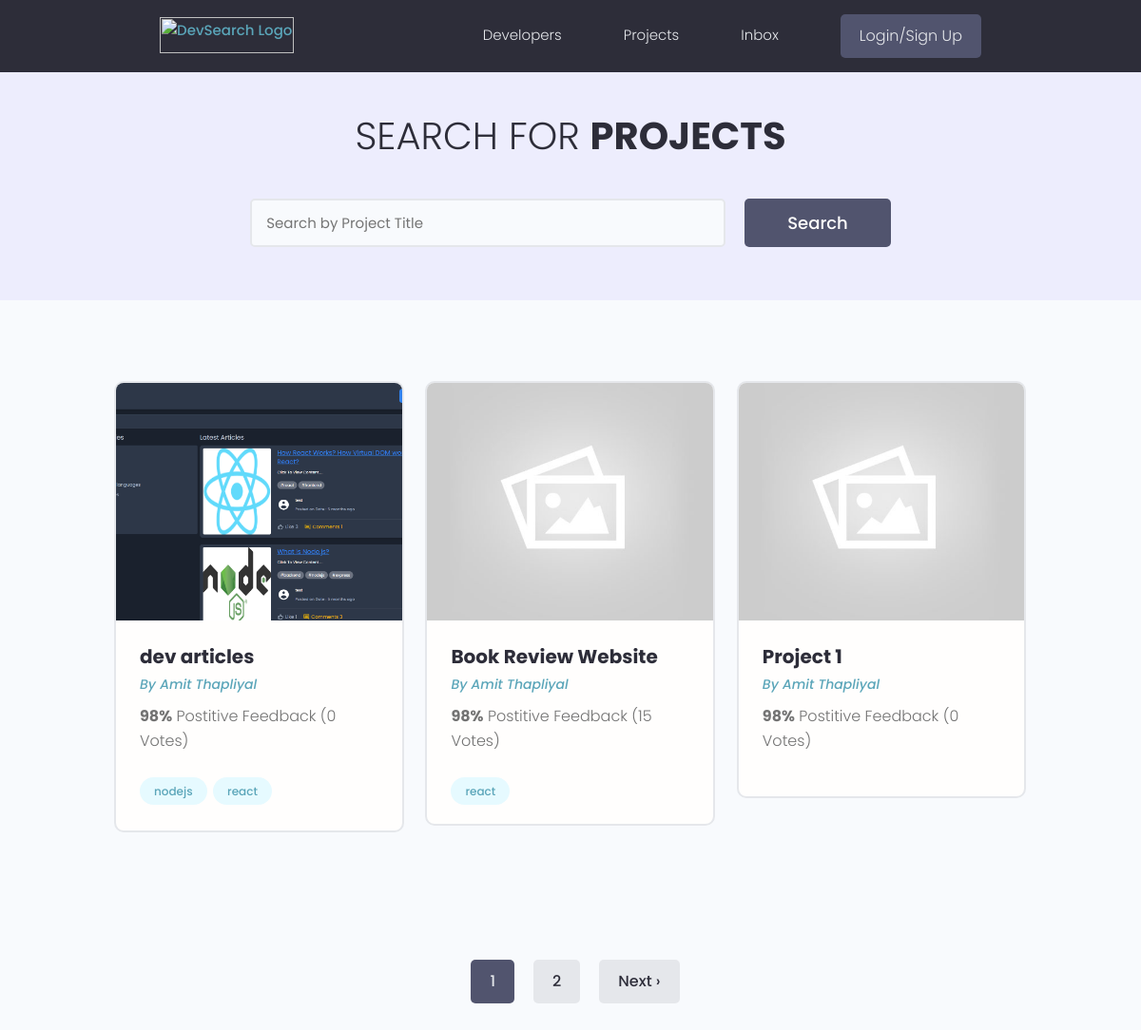
/projects/, run on the app's committed database.
### projects/models.py (models this page shows, shortened)
class Project(models.Model):
    owner = models.ForeignKey(Profile, null=True,blank=True, on_delete=models.CASCADE)
    project_uuid = models.UUIDField(default=uuid.uuid4,unique=True,primary_key=True,editable=False)
    title = models.CharField(max_length=500)
    description = models.TextField(null=True,blank=True)
    project_image = models.ImageField(null=True,blank=True,default='default.jpg')
    demo_link = models.CharField( max_length=1000,null=True,blank=True)
    source_link = models.CharField( max_length=1000,null=True,blank=True)
    tags = models.ManyToManyField('Tag', blank=True) # the quotes required as tag is defined below
    vote_total = models.IntegerField(default=0,null=True,blank=True)
    created = models.DateTimeField(auto_now_add=True)
    class Meta:
        ordering = ['created']

class Tag(models.Model):
    tag_uuid = models.UUIDField(default=uuid.uuid4,unique=True,primary_key=True,editable=False)
    name = models.CharField(max_length=1000)
    created = models.DateTimeField(auto_now_add=True)
    def __str__(self):
        return self.name

### users/models.py (models this page shows, shortened)
class Profile(models.Model):
    user = models.OneToOneField(User, on_delete=models.CASCADE,null=True,blank=True)
    name = models.CharField( max_length=500,blank=True,null=True)
    email = models.EmailField(max_length=500,blank=True,null=True)
    username = models.CharField( max_length=500,blank=True,null=True)
    location = models.CharField( max_length=500,blank=True,null=True)
    short_intro = models.CharField(max_length=200,blank=True,null=True)
    bio = models.TextField(blank=True,null=True)
    profile_image = models.ImageField(null=True,blank=True,upload_to='profiles/',default='profiles/user-default.png')
    social_github = models.CharField( max_length=500,blank=True,null=True)
    social_twitter = models.CharField( max_length=500,blank=True,null=True)
    social_linkedin = models.CharField( max_length=500,blank=True,null=True)
    other_socials = models.CharField( max_length=500,blank=True,null=True)
    profile_uuid = models.UUIDField(default=uuid.uuid4,unique=True,primary_key=True,editable=False)

### projects/views.py (the view)
# urls.py: path('projects/',include('projects.urls')),
def projects(request):
    projects,search_query = searchProject(request)
    custom_range,projects = paginateProjects(request,projects,6)
    context= {'projects':projects,'search_query':search_query,'custom_range':custom_range}
    return render(request,'projects.html',context)

### projects/utils.py (called while the page is built)
def paginateProjects(request,projects,results):
    page = request.GET.get('page')
    results = 3 # 3 results per page
    paginator = Paginator(projects,results)
    try: # if page number is there then go to that page
        projects = paginator.page(page)
    except PageNotAnInteger: # if not then render page 1 projects
        page = 1
        projects = paginator.page(page)
    except EmptyPage:
        page = paginator.num_pages # get last page
        projects = paginator.page(page)
    leftIndex = (int(page)-1)
    if leftIndex<1:
        leftIndex =  1
    rightIndex = (int(page)+2)
    if rightIndex > paginator.num_pages:
        rightIndex = paginator.num_pages+1
    custom_range = range(leftIndex,rightIndex)
    return custom_range,projects

def searchProject(request):
    search_query = ''
    if request.GET.get('search_query'):
        search_query = request.GET.get('search_query')
    tags = Tag.objects.filter(name__icontains=search_query)
    projects = Project.objects.distinct().filter(Q(title__icontains=search_query)|Q(description__icontains=search_query)|Q(owner__name__icontains=search_query)|Q(tags__in=tags))
    return projects,search_query

### templates/projects.html (shortened to what this page needs)
{% extends 'main.html' %} {% block content %}
<main class="projects">
  <section class="hero-section text-center">
    <div class="container container--narrow">
      <div class="hero-section__box">
        <h2>Search for <span>Projects</span></h2>
      </div>
      <div class="hero-section__search">
        <form class="form" action="{% url 'projects' %}" method="get">
          <div class="form__field">
            <input
              class="input input--text"
              id="formInput#search"
              type="text"
              name="search_query"
              value="{{search_query}}"
              placeholder="Search by Project Title"
            />
          </div>
          <input class="btn btn--sub btn--lg" type="submit" value="Search" />
        </form>
      </div>
    </div>
  </section>
  <section class="projectsList">
    <div class="container">
      <div class="grid grid--three">
        {% for project in projects %}
        <div class="column">
          <div class="card project">
            <a href="{% url 'project' project.project_uuid %}" class="project">
              <img
                class="project__thumbnail"
                src="{{project.project_image.url }}"
                alt="project thumbnail"
              />
              <div class="card__body">
                <h3 class="project__title">{{project.title}}</h3>
                <p>
                  <a
                    class="project__author"
                    href="{% url 'user-profile' project.owner.profile_uuid %}"
                    >By {{project.owner.name}}</a
                  >
                </p>
                <p class="project--rating">
                  <span style="font-weight: bold">98%</span> Postitive Feedback
                  ({{project.vote_total}} Votes)
                </p>
                <div class="project__tags">
                  {% for tag in project.tags.all %}
                  <span class="tag tag--pill tag--main">
                    <small>{{tag}}</small>
                  </span>
                  {% endfor %}
                </div>
              </div>
            </a>
          </div>
        </div>
        {% endfor %}
      </div>
    </div>
  </section>
  {% with queryset=projects custom_range=custom_range%} <br />
  {% include 'pagination.html' %} {% endwith %}
</main>
{% endblock content %}

### templates/main.html (shortened to what this page needs)
{% load static %}
<html>
  <head>
    <link
      rel="stylesheet"
      href="https://cdn.iconmonstr.com/1.3.0/css/iconmonstr-iconic-font.min.css"
    />
    <link
      rel="stylesheet"
      href="https://cdnjs.cloudflare.com/ajax/libs/font-awesome/6.4.0/css/all.min.css"
    />
    <link rel="stylesheet" href="{% static 'uikit/styles/uikit.css' %}" />
    <link rel="stylesheet" href="{% static 'styles/app.css' %}" />
  </head>
  <body>
    {% include 'navbar.html' %}  {% block content %} {% endblock content %}
  </body>
</html>

### templates/navbar.html (shortened to what this page needs)
{% load static %}
<header class="header">
  <div class="container container--narrow">
    <a href="/" class="header__logo">
      <img src="images/logo.svg" alt="DevSearch Logo" />
    </a>
    <nav class="header__nav">
      <ul class="header__menu">
        <li class="header__menuItem">
          <a href="{% url 'profiles' %}">Developers</a>
        </li>
        <li class="header__menuItem">
          <a href="{% url 'projects' %}">Projects</a>
        </li>
        <li class="header__menuItem"><a href="inbox.html">Inbox</a></li>
        {% if request.user.is_authenticated %}
        <li class="header__menuItem">
          <a href="{% url 'user-account' %}">Account</a>
        </li>
        <li class="header__menuItem">
          <a href="{% url 'create-project' %}">Add Project</a>
        </li>
        <li class="header__menuItem">
          <a href="{% url 'logout' %}" class="btn btn--sub">Logout</a>
        </li>
        {% else %}
        <li class="header__menuItem">
          <a href="{% url 'login' %}" class="btn btn--sub">Login/Sign Up</a>
        </li>
        {% endif %}
      </ul>
    </nav>
  </div>
</header>

### templates/pagination.html (shortened to what this page needs)
{% if queryset.has_other_pages %}
<div class="pagination">
  <ul class="container">
     {% for page in custom_range %}
    <br />
    {% if page == queryset.number %}
    <li>
      <a href="?page={{page}}" class="btn btn--sub">{{page}}</a>
    </li>
    {% else %}
    <li>
      <a href="?page={{page}}" class="btn page-link">{{page}}</a>
    </li>
    {% endif %} {% endfor %}
    <br />
    {% if queryset.has_next %}
    <li>
      <a href="?page={{queryset.next_page_number}}" class="btn page-libk"
        >Next &#x203A;
      </a>
    </li>
    {% endif %}
  </ul>
</div>
{% endif %}

### static/styles/app.css (style rules this page uses)
:root { --color-sub: #2d2d39; }
.btn--sub { background-color: var(--color-sub-light); }
.card { border: 2px solid var(--color-light); }
img { width: 100%; }
.header { position: sticky; z-index: 111; background-color: var(--color-sub); padding: 1.5rem 0; }
.header > .container { display: flex; justify-content: space-between; align-items: center; }
.header__logo > img { height: 3.8rem; }
.header__nav > ul { display: inline-flex; align-items: center; list-style: none; gap: 6.5rem; }
.header__menuItem > a { color: var(--color-light); font-weight: 300; }
.hero-section { height: 40vh; display: flex; align-items: center; background-color: var(--color-sub); }
.hero-section__box { margin-bottom: 4rem; }
.hero-section__box > h2, .hero-section__box > h2 > span { font-size: 4rem; color: var(--color-light); line-height: 1.3; text-transform: uppercase; }
.hero-section__box > h2 { font-weight: 300; }
.hero-section__box > h2 > span { font-weight: 700; }
.hero-section__search > .form { display: flex; align-items: center; justify-content: center; gap: 2rem; }
.hero-section__search > .form input.input--text { width: 50rem; }
.pagination { margin-top: 8rem; margin-bottom: 10rem; }
.pagination > ul { flex-wrap: wrap; list-style: none; display: flex; align-items: center; justify-content: center; gap: 1rem; }
.pagination .btn { color: var(--color-sub); }
.pagination .btn.btn--sub { color: var(--color-light); }
.project__author { font-size: 1.4rem; font-style: italic; }
.project--rating { margin-bottom: 1.6em; margin-top: .5em; }
.projects > .hero-section { background: var(--color-sub-lighter); height: 30vh; }
.projects .hero-section__box { margin-bottom: 2.5rem; }
.projects .hero-section__box > h2 { color: var(--color-sub); }
.projects .hero-section__box > h2 > span { font-weight: 700; color: var(--color-sub); }
.projectsList { margin-top: 8rem; }
.project__thumbnail { height: 25rem; object-fit: cover; object-position: top center; }
.project__title { font-size: 2rem; font-weight: 700; color: var(--color-sub); }

### static/uikit/styles/modules/_variables.css (style rules this page uses)
:root { --color-main: #5aa5b9; --color-main-light: #e6faff; --color-sub: #3f4156; --color-sub-light: #51546e; --color-sub-lighter: #ededfd; --color-text: #737373; --color-gray: #8b8b8b; --color-light: #e5e7eb; --color-light-gray: #767676; --color-bg: #f8fafd; --color-white: #fffefd; --color-white-light: #f3f3f3; --color-success: #359e64; --color-success-bg: #def8e8; --color-error: #fc4b0b; --color-error-bg: #fff2ee; --font-base: 'Poppins', arial, helvetica, 'Segoe UI', roboto, ubuntu, sans-serif; --font-monospace: 'Fira Code', 'Courier New', courier, monospace; --font-regular: 300; --font-medium: 500; --font-bold: 700; --generic-shadow: 1px 1px 5px #00000010; --generic-transition: all 0.3s ease-in-out; }

### static/uikit/styles/modules/_base.css (style rules this page uses)
* { margin: 0; padding: 0; box-sizing: border-box; text-rendering: optimizeLegibility; color: inherit; font-size: inherit; }
html { font-size: 50%; }
@media only screen and (min-width: 480px) { html { font-size: 56.25%; } }
@media only screen and (min-width: 1200px) { html { font-size: 62.5%; } }
body { line-height: 1.6; font-weight: 400; font-size: 1.5rem; color: var(--color-text); background-color: var(--color-bg); min-height: 100vh; }

### static/uikit/styles/modules/_typography.css (style rules this page uses)
* { font-family: var(--font-base); }
h2 { font-size: 3.6rem; font-weight: var(--font-bold); }
h3 { font-size: 3.2rem; font-weight: var(--font-medium); }
p, span, strong { font-size: 1.6rem; color: var(--color-text); font-weight: var(--font-regular); }
a { padding-bottom: 2px; text-decoration: none; display: inline-block; color: var(--color-main); font-weight: var(--font-medium); }

### static/uikit/styles/modules/_utilities.css (style rules this page uses)
.container { width: 92%; max-width: 165rem; margin: 0 auto; box-sizing: border-box; }
.container--narrow { width: 92%; max-width: 120rem; }
@media screen and (min-width: 1000px) { .container { width: 90%; } }
@media screen and (min-width: 1000px) { .container--narrow { width: 85%; } }
@media screen and (min-width: 1200px) { .container { width: 80%; } }
@media screen and (min-width: 1200px) { .container--narrow { width: 72%; } }
.text-center { text-align: center; }

### static/uikit/styles/modules/_card.css (style rules this page uses)
.card { border-radius: 1rem; background-color: var(--color-white); border: 1.5px solid var(--color-light); width: auto; height: auto; margin-top: 0.5rem; margin-bottom: 0.5rem; overflow: hidden; }
.card__body, .card__header { padding: 2rem 2.5rem; }

### data on the page
Project: project_image (picture), title "dev articles", owner.name "Amit Thapliyal", vote_total "0"
Tag: name "nodejs"
Tag: name "react"
Project: project_image (placeholder picture), title "Book Review Website", owner.name "Amit Thapliyal", vote_total "15"
Project: project_image (placeholder picture), title "Project 1", owner.name "Amit Thapliyal", vote_total "0"

### other printed values
{{ page }} "1"
{{ page }} "2"
